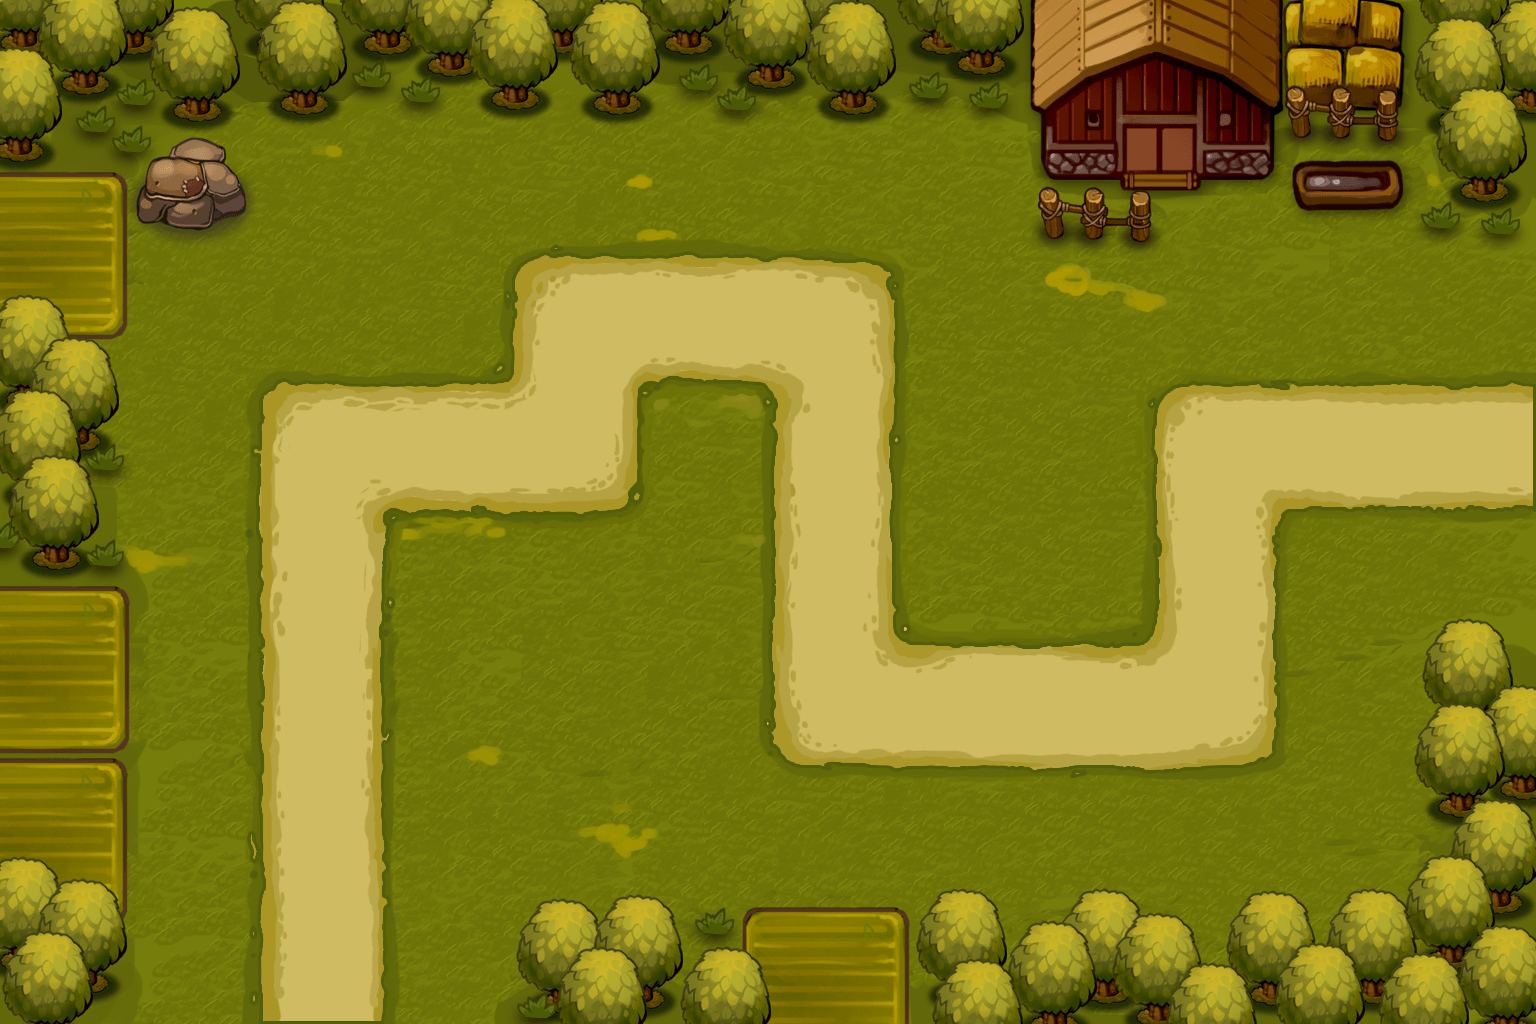

A level layout from a 2D game, rendered from its tile map. Below: a short description, then the map file with tile-grid data replaced by summaries:
An orthogonal 12x8 tile map with 128x128 px tiles, 1 tile layer (layer) and 9 objects (p1, p2, p3, p4, p5, ...).

<map version="1.0" orientation="orthogonal" renderorder="right-down" width="12" height="8" tilewidth="128" tileheight="128">
 <tileset firstgid="1" name="map2" tilewidth="128" tileheight="128">
  <image source="map2.png" width="1536" height="1024" />
  <tile id="14">
   <properties>
    <property name="canTouch" value="1" />
   </properties>
  </tile>
  <tile id="15">
   <properties>
    <property name="canTouch" value="1" />
   </properties>
  </tile>
  <tile id="16">
   <properties>
    <property name="canTouch" value="1" />
   </properties>
  </tile>
  <tile id="17">
   <properties>
    <property name="canTouch" value="1" />
   </properties>
  </tile>
  <tile id="18">
   <properties>
    <property name="canTouch" value="1" />
   </properties>
  </tile>
  <tile id="19">
   <properties>
    <property name="canTouch" value="1" />
   </properties>
  </tile>
  <tile id="25">
   <properties>
    <property name="canTouch" value="1" />
   </properties>
  </tile>
  <tile id="26">
   <properties>
    <property name="canTouch" value="1" />
   </properties>
  </tile>
  <tile id="27">
   <properties>
    <property name="canTouch" value="1" />
   </properties>
  </tile>
  <tile id="31">
   <properties>
    <property name="canTouch" value="1" />
   </properties>
  </tile>
  <tile id="32">
   <properties>
    <property name="canTouch" value="1" />
   </properties>
  </tile>
  <tile id="33">
   <properties>
    <property name="canTouch" value="1" />
   </properties>
  </tile>
  <tile id="34">
   <properties>
    <property name="canTouch" value="1" />
   </properties>
  </tile>
  <tile id="35">
   <properties>
    <property name="canTouch" value="1" />
   </properties>
  </tile>
  <tile id="37">
   <properties>
    <property name="canTouch" value="1" />
   </properties>
  </tile>
  <tile id="41">
   <properties>
    <property name="canTouch" value="1" />
   </properties>
  </tile>
  <tile id="43">
   <properties>
    <property name="canTouch" value="1" />
   </properties>
  </tile>
  <tile id="44">
   <properties>
    <property name="canTouch" value="1" />
   </properties>
  </tile>
  <tile id="49">
   <properties>
    <property name="canTouch" value="1" />
   </properties>
  </tile>
  <tile id="51">
   <properties>
    <property name="canTouch" value="1" />
   </properties>
  </tile>
  <tile id="52">
   <properties>
    <property name="canTouch" value="1" />
   </properties>
  </tile>
  <tile id="53">
   <properties>
    <property name="canTouch" value="1" />
   </properties>
  </tile>
  <tile id="55">
   <properties>
    <property name="canTouch" value="1" />
   </properties>
  </tile>
  <tile id="56">
   <properties>
    <property name="canTouch" value="1" />
   </properties>
  </tile>
  <tile id="58">
   <properties>
    <property name="canTouch" value="1" />
   </properties>
  </tile>
  <tile id="59">
   <properties>
    <property name="canTouch" value="1" />
   </properties>
  </tile>
  <tile id="61">
   <properties>
    <property name="canTouch" value="1" />
   </properties>
  </tile>
  <tile id="63">
   <properties>
    <property name="canTouch" value="1" />
   </properties>
  </tile>
  <tile id="64">
   <properties>
    <property name="canTouch" value="1" />
   </properties>
  </tile>
  <tile id="65">
   <properties>
    <property name="canTouch" value="1" />
   </properties>
  </tile>
  <tile id="70">
   <properties>
    <property name="canTouch" value="1" />
   </properties>
  </tile>
  <tile id="73">
   <properties>
    <property name="canTouch" value="1" />
   </properties>
  </tile>
  <tile id="75">
   <properties>
    <property name="canTouch" value="1" />
   </properties>
  </tile>
  <tile id="76">
   <properties>
    <property name="canTouch" value="1" />
   </properties>
  </tile>
  <tile id="77">
   <properties>
    <property name="canTouch" value="1" />
   </properties>
  </tile>
  <tile id="78">
   <properties>
    <property name="canTouch" value="1" />
   </properties>
  </tile>
  <tile id="79">
   <properties>
    <property name="canTouch" value="1" />
   </properties>
  </tile>
  <tile id="80">
   <properties>
    <property name="canTouch" value="1" />
   </properties>
  </tile>
  <tile id="81">
   <properties>
    <property name="canTouch" value="1" />
   </properties>
  </tile>
  <tile id="82">
   <properties>
    <property name="canTouch" value="1" />
   </properties>
  </tile>
  <tile id="85">
   <properties>
    <property name="canTouch" value="1" />
   </properties>
  </tile>
  <tile id="87">
   <properties>
    <property name="canTouch" value="1" />
   </properties>
  </tile>
 </tileset>
 <layer name="layer" width="12" height="8">
  <data>[96 cells, 96 non-empty, 96 distinct tile ids]</data>
 </layer>
 <objectgroup name="path">
  <object name="p1" x="316" y="964" />
  <object name="p2" x="320" y="452" />
  <object name="p3" x="556" y="440" />
  <object name="p4" x="584" y="328" />
  <object name="p5" x="816" y="324" />
  <object name="p6" x="836" y="696" />
  <object name="p7" x="1204" y="696" />
  <object name="p8" x="1216" y="452" />
  <object name="p9" x="1476" y="440" />
 </objectgroup>
</map>